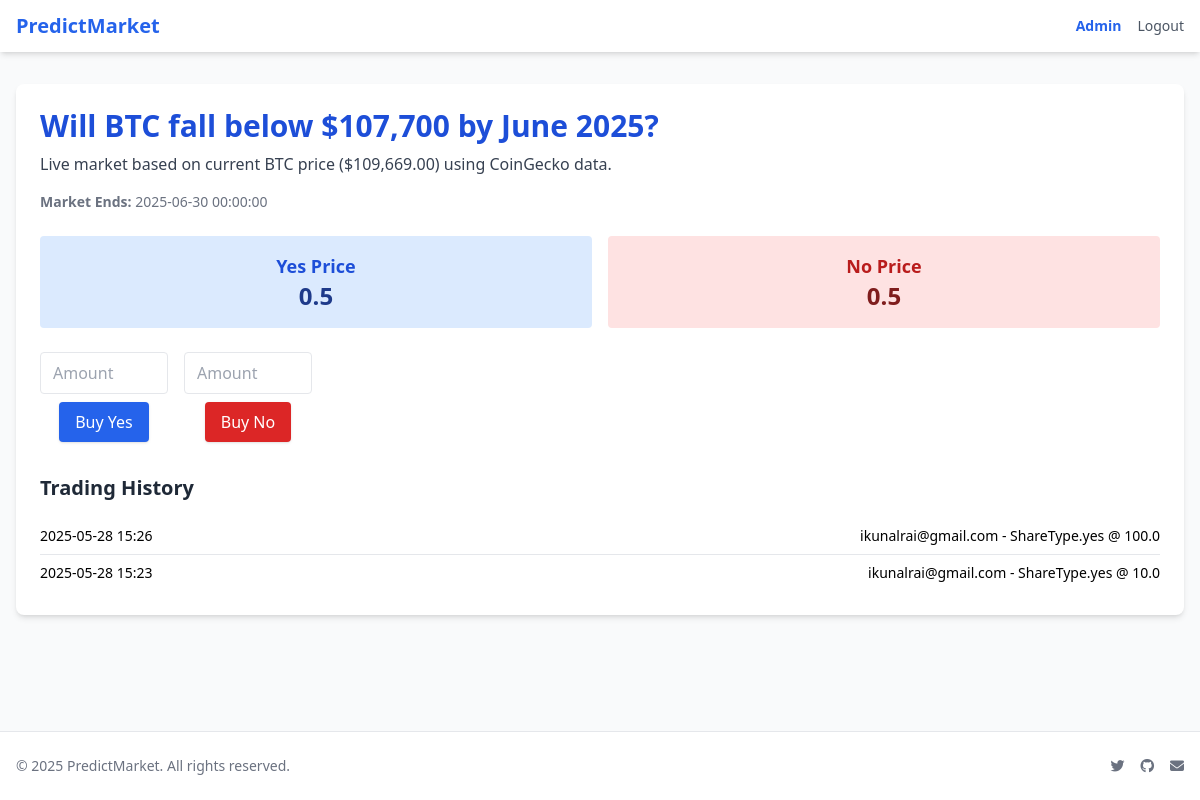
Page /market/7b759732-6c8b-403c-8234-9ffeaf8d10f2 (signed in) on the committed database.
### models/models.py (models this page shows)
class Market(db.Model):
    __tablename__ = 'markets'
    id = db.Column(db.String, primary_key=True, default=lambda: str(uuid.uuid4()))
    title = db.Column(db.String, nullable=False)
    description = db.Column(db.Text)
    category = db.Column(db.String, nullable=True)  # New field for market category
    end_date = db.Column(db.DateTime)
    is_featured = db.Column(db.Boolean, default=False)
    status = db.Column(db.Enum(MarketStatus), default=MarketStatus.active)
    outcome = db.Column(db.Enum(Outcome), nullable=True)
    created_at = db.Column(db.DateTime, default=datetime.utcnow)
    price_yes = db.Column(db.Float, nullable=False, default=0.5)
    price_no = db.Column(db.Float, nullable=False, default=0.5)
    volume = db.Column(db.Float, nullable=False, default=0.0)  # Adding volume field as well

class Trade(db.Model):
    __tablename__ = 'trades'
    id = db.Column(db.String, primary_key=True, default=lambda: str(uuid.uuid4()))
    user_id = db.Column(db.String, nullable=False)  # Supabase UID
    market_id = db.Column(db.String, db.ForeignKey('markets.id'), nullable=False)
    share_type = db.Column(db.Enum(ShareType), nullable=False)
    amount = db.Column(db.Float, nullable=False)
    price_at_trade = db.Column(db.Float, nullable=False)
    created_at = db.Column(db.DateTime, default=datetime.utcnow)

### app.py (the view)
@app.route("/market/<string:market_id>")
def market_detail(market_id):
    market = Market.query.get(market_id)
    if not market:
        flash("Market not found", "error")
        return redirect(url_for('home'))
    trades = Trade.query.filter_by(market_id=market_id).order_by(Trade.created_at.desc()).all()
    return render_template("market.html", market=market, trades=trades)

### templates/market.html (shortened to what this page needs)
{% extends "base.html" %}
{% block content %}
<div class="bg-white shadow-md rounded-lg p-6">
    <h1 class="text-3xl font-bold text-blue-700 mb-2">{{ market.title }}</h1>
    <p class="text-gray-700 mb-4">{{ market.description }}</p>
    <div class="text-sm text-gray-500 mb-6">
        <strong>Market Ends:</strong> {{ market.end_date }}
    </div>
    <div class="grid grid-cols-2 gap-4 mb-6">
        <div class="bg-blue-100 p-4 rounded text-center">
            <h2 class="text-lg font-semibold text-blue-700">Yes Price</h2>
            <p class="text-2xl font-bold text-blue-900">{{ market.price_yes }}</p>
        </div>
        <div class="bg-red-100 p-4 rounded text-center">
            <h2 class="text-lg font-semibold text-red-700">No Price</h2>
            <p class="text-2xl font-bold text-red-900">{{ market.price_no }}</p>
        </div>
    </div>
    <div class="flex space-x-4 mb-8">
        <form action="/trade/{{ market.id }}/yes" method="POST" class="flex flex-col items-center">
            <input type="number" name="amount" class="border rounded px-3 py-2 mb-2 w-32" placeholder="Amount" min="1" required>
            <button type="submit" class="bg-blue-600 hover:bg-blue-700 text-white px-4 py-2 rounded shadow">Buy Yes</button>
        </form>
        <form action="/trade/{{ market.id }}/no" method="POST" class="flex flex-col items-center">
            <input type="number" name="amount" class="border rounded px-3 py-2 mb-2 w-32" placeholder="Amount" min="1" required>
            <button type="submit" class="bg-red-600 hover:bg-red-700 text-white px-4 py-2 rounded shadow">Buy No</button>
        </form>
    </div>
    <div>
        <h3 class="text-xl font-semibold text-gray-800 mb-4">Trading History</h3>
        {% if trades %}
        <ul class="divide-y divide-gray-200">
            {% for trade in trades %}
            <li class="py-2 flex justify-between text-sm">
                <span>{{ trade.created_at.strftime('%Y-%m-%d %H:%M') }}</span>
                <span>{{ trade.user_id }} - {{ trade.share_type }} @ {{ trade.amount }}</span>
            </li>
            {% endfor %}
        </ul>
        {% else %}
        <p class="text-gray-500">No trades yet.</p>
        {% endif %}
    </div>
</div>
{% endblock %}

### rows in the picture
Market: title "Will BTC fall below $107,700 by June 2025?", description "Live market based on current BTC price ($109,669.00) using CoinGecko data.", end_date "2025-06-30 00:00:00", price_yes "0.5", price_no "0.5"
Trade: created_at "2025-05-28 15:26", user_id "ikunalrai@gmail.com", share_type "ShareType.yes", amount "100.0"
Trade: created_at "2025-05-28 15:23", user_id "ikunalrai@gmail.com", share_type "ShareType.yes", amount "10.0"

### other values in the picture
{{ current_year or 2025 }} "2025"
